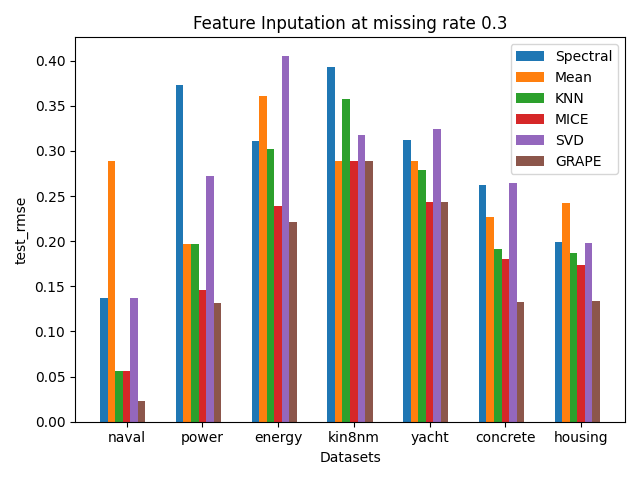

Generate this figure with Python:
import matplotlib
import matplotlib.pyplot as plt
import numpy as np
import json

datasets = ["naval", "power", "energy", "kin8nm", "yacht", "concrete", "housing"]
#datasets = ["energy", "concrete", "housing"]
algos = ["spectral_v1", "mean_v1", "knn_v1", "mice_v1", "svd_v1", "gnn_mdi_v1"]
#algos = ["spectral_v1", "mean_v1", "knn_v1", "mice_v1", "svd_v1"]

with open("data_dict.json", "r") as file:
    data_dict = json.load(file) 

iterator = 0
rmse_array = []
for i in algos:
    rmse_array.append([])
    for j in datasets:
        rmse_array[iterator].append(data_dict[j][i]["rmse"])
    iterator += 1

x = np.arange(len(datasets))  # the label locations
width = 0.10  # the width of the bars

fig, ax = plt.subplots()
rects1 = ax.bar(x - 3*width, rmse_array[0], width, label="Spectral")
rects2 = ax.bar(x - 2*width, rmse_array[1], width, label="Mean")
rects3 = ax.bar(x - width, rmse_array[2], width, label="KNN")
rects4 = ax.bar(x, rmse_array[3], width, label="MICE")
rects5 = ax.bar(x + width, rmse_array[4], width, label="SVD")
rects6 = ax.bar(x + 2*width, rmse_array[5], width, label="GRAPE")


# Add some text for labels, title and custom x-axis tick labels, etc.
ax.set_ylabel('test_rmse')
ax.set_xlabel('Datasets')
ax.set_title('Feature Inputation at missing rate 0.3')
ax.set_xticks(x)
ax.set_xticklabels(datasets)
ax.legend()
fig.tight_layout()

plt.savefig('barplot.png')
